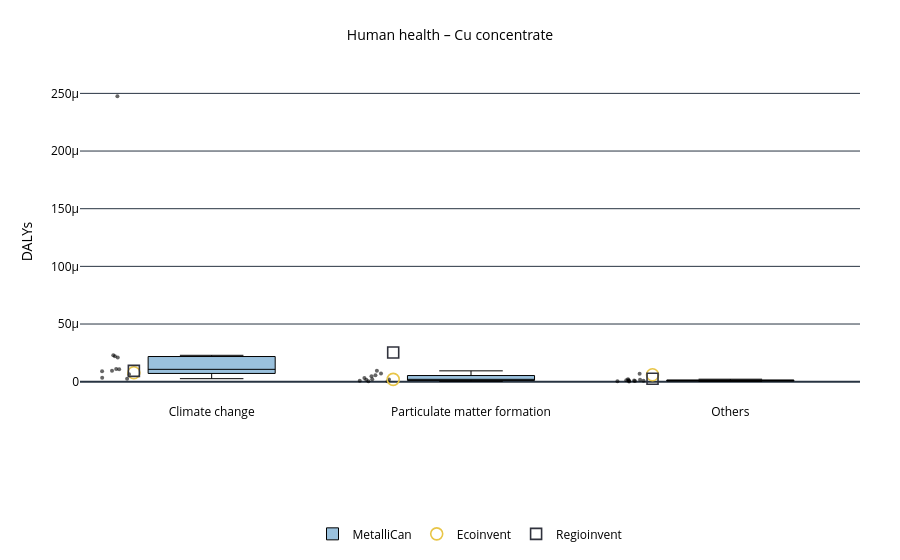

Notebook source saved alongside this figure:
### Code cell
plot_lcia_boxes_for_reference_product(
    df_hh,
    reference_product="Cu concentrate",
    yaxis_label="DALYs",
    title="Human health – Cu concentrate",
    output_html="results/Damages/boxplot_hh_cu.html"
)

### Figure 1 — Plotly figure (JSON) as saved in the notebook; plotly's stock layout.template omitted (floating-point values rounded to 4 significant figures)
{"data": [{"boxpoints": "all", "fillcolor": "rgba(31,119,180,0.45)", "hoverinfo": "text+y", "hovertext": ["Copper Mountain", "Copper Mountain", "Copper Mountain", "Gibraltar (Cu)", "Gibraltar (Cu)", "Gibraltar (Cu)", "Goldex (Cu)", "Goldex (Cu)", "Goldex (Cu)", "Highland Valley (Cu)", "Highland Valley (Cu)", "Highland Valley (Cu)", "Kidd Creek", "Kidd Creek", "Kidd Creek", "LaRonde (Cu)", "LaRonde (Cu)", "LaRonde (Cu)", "Mount Milligan", "Mount Milligan", "Mount Milligan", "Mount Polley", "Mount Polley", "Mount Polley", "New Afton", "New Afton", "New Afton", "Red Chris", "Red Chris", "Red Chris", "Snow Lake (Cu)", "Snow Lake (Cu)", "Snow Lake (Cu)"], "jitter": 0.35, "line": {"color": "black", "width": 1}, "marker": {"opacity": 0.6, "size": 4}, "name": "MetalliCan", "x": [0, 2, 1, 0, 2, 1, 0, 2, 1, 0, 2, 1, 0, 2, 1, 0, 2, 1, 0, 2, 1, 0, 2, 1, 0, 2, 1, 0, 2, 1, 0, 2, 1], "y": [2.093e-05, 1.196e-06, 5.491e-06, 2.286e-05, 2.152e-06, 4.81e-06, 9.467e-06, 1.034e-06, 1.932e-06, 1.071e-05, 7.036e-07, 3.273e-06, 2.601e-06, 4.484e-07, 3.822e-07, 6.463e-06, 5.084e-07, 1.758e-06, 9.143e-06, 1.57e-06, 8.397e-07, 2.212e-05, 1.239e-06, 7.192e-06, 3.443e-06, 2.509e-07, 2.869e-07, 0.0002476, 6.887e-06, 9.395e-06, 1.104e-05, 7.013e-07, 2.041e-06], "type": "box"}, {"marker": {"color": "#e8c547", "line": {"color": "black", "width": 1.6}, "size": 12, "symbol": "circle-open"}, "mode": "markers", "name": "Ecoinvent", "x": [-0.3, 1.7, 0.7], "y": [7.766e-06, 5.998e-06, 2.02e-06], "type": "scatter"}, {"marker": {"color": "#30323d", "line": {"color": "black", "width": 1.6}, "size": 11, "symbol": "square-open"}, "mode": "markers", "name": "Regioinvent", "x": [-0.3, 1.7, 0.7], "y": [9.347e-06, 2.574e-06, 2.526e-05], "type": "scatter"}], "layout": {"title": {"font": {"color": "black", "size": 14}, "text": "Human health – Cu concentrate", "x": 0.5}, "font": {"color": "black", "size": 12}, "xaxis": {"tickfont": {"color": "black"}, "tickmode": "array", "tickvals": [0, 1, 2], "ticktext": ["Climate change", "Particulate matter formation", "Others"]}, "yaxis": {"title": {"font": {"color": "black"}, "text": "DALYs"}, "tickfont": {"color": "black"}}, "margin": {"l": 80, "r": 40, "t": 80, "b": 120}, "legend": {"title": {"font": {"color": "black", "size": 13}, "text": ""}, "font": {"color": "black", "size": 12}, "orientation": "h", "yanchor": "bottom", "y": -0.45, "xanchor": "center", "x": 0.5}, "plot_bgcolor": "white", "paper_bgcolor": "white"}}
